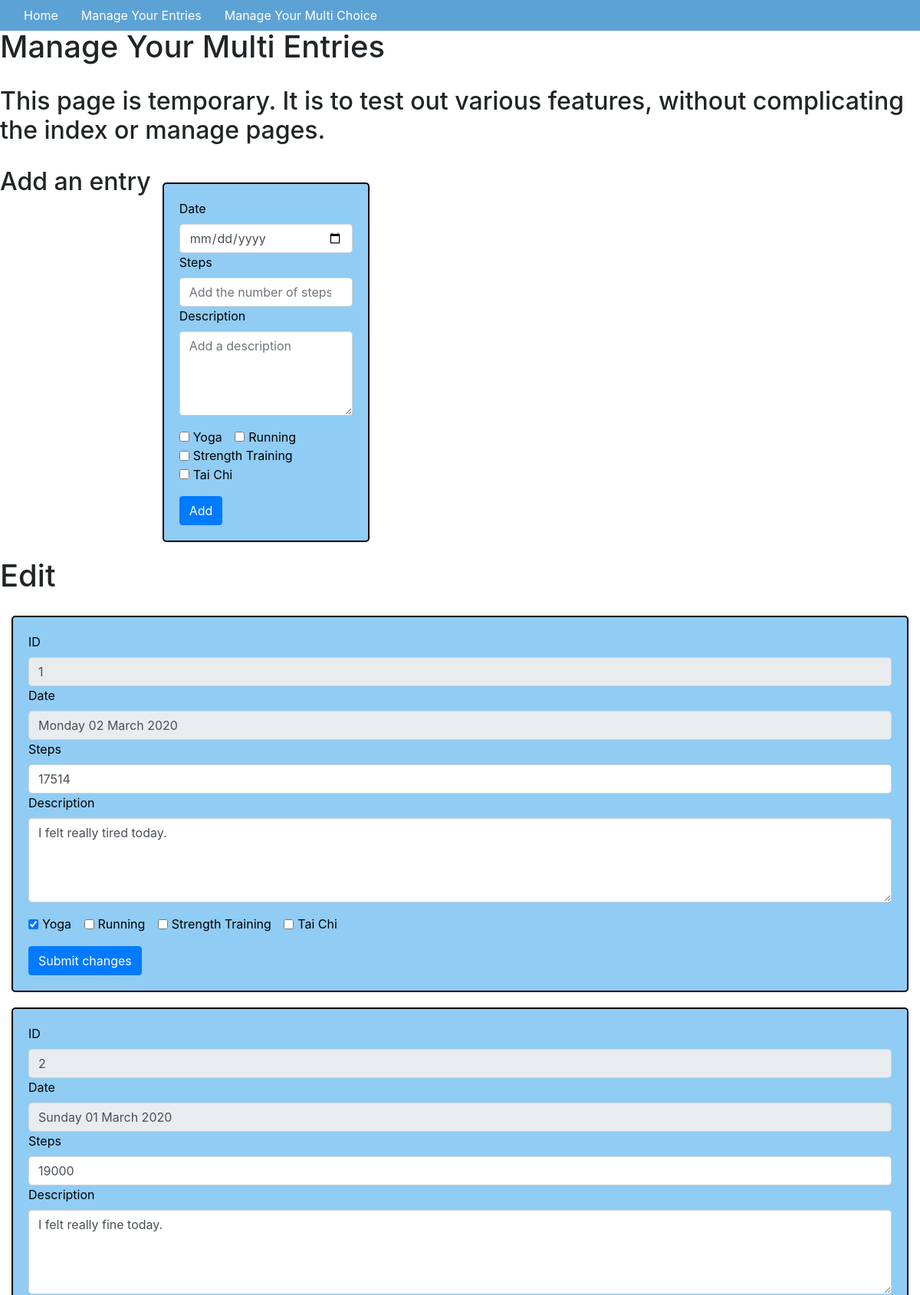
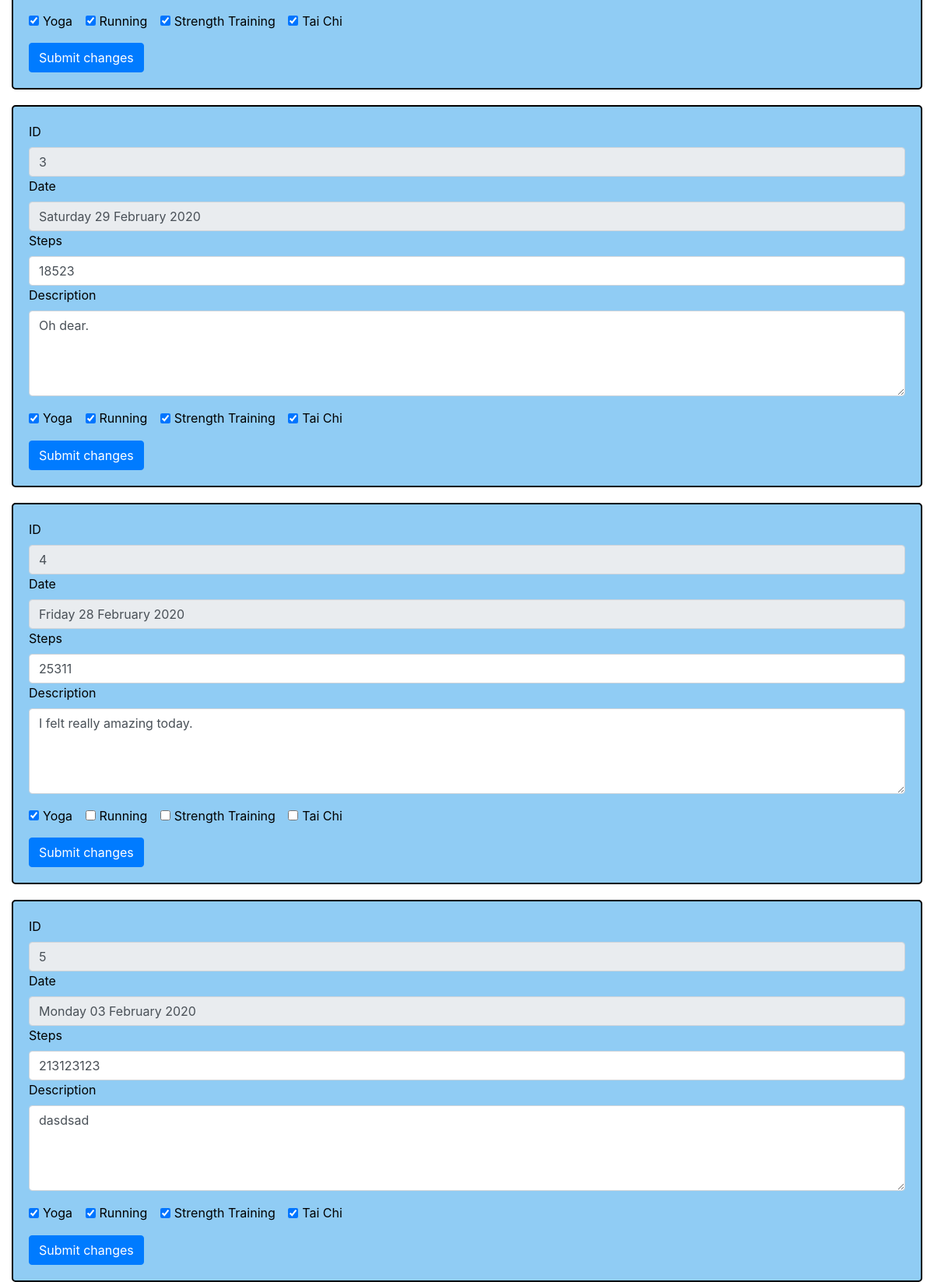
The app's page /multi with its own data (2 pictures, top to bottom).
### app/models.py (models this page shows, shortened)
class JournalEntry(db.Model):
    id = db.Column(db.Integer, primary_key=True)
    date = db.Column(db.Date, default=datetime.datetime.now(), unique=True, index=True)
    steps = db.Column(db.Integer)
    description = db.Column(db.Text())
    yoga = db.Column(db.Boolean, default=False)
    running = db.Column(db.Boolean, default=False)
    strength_training = db.Column(db.Boolean, default=False)
    tai_chi = db.Column(db.Boolean, default=False)
    user_id = db.Column(db.Integer, db.ForeignKey('user.id'))
    def show_pretty_date(self):
        entry_date = self.date.strftime("%A %d %B %Y")
        return entry_date

### app/routes.py (the view)
@app.route('/multi')
def multi_entries():
    entries = JournalEntry.query.all()
    return render_template('multi.html', title="Manage Your Multi Entries", entries=entries)

### app/templates/multi.html (shortened to what this page needs)
{% extends "base.html" %} {% block content %}
<div class='container-fluid'>
    <div class="row">
        <h1>{{title}}</h1>
    </div>
    <div class="row">
        <h2>This page is temporary. It is to test out various features, without complicating the index or manage pages.
        </h2>
    </div>
    <div class="row">
        <h2>Add an entry</h2>
        <div class="col-sm-3 add-form">
            <form action="/multi" method="POST">
                <div class="form-group">
                    <label for="date">Date</label>
                    <input type="date" class="form-control" name="date" id="date">
                    <label for="steps">Steps</label>
                    <input type="number" class="form-control" name="steps" id="steps" placeholder="Add the number of steps">
                    <label for="description">Description</label>
                    <textarea class="form-control" name="description" id="description" rows=4 placeholder="Add a description" required></textarea>
                </div>
                <div class="form-group">
                    <div class="form-check form-check-inline">
                        <input class="form-check-input" type="checkbox" name="yoga" id="yoga" value="yoga">
                        <label class="form-check-label" for="yoga">Yoga</label>
                    </div>
                    <div class="form-check form-check-inline">
                        <input class="form-check-input" type="checkbox" name="running" id="running" value="running">
                        <label class="form-check-label" for="running">Running</label>
                    </div>
                    <div class="form-check form-check-inline">
                        <input class="form-check-input" type="checkbox" name="strength_training" id="strength_training" value="strength_training">
                        <label class="form-check-label" for="strength_training">Strength Training</label>
                    </div>
                    <div class="form-check form-check-inline">
                        <input class="form-check-input" type="checkbox" name="tai_chi" id="tai_chi" value="tai_chi">
                        <label class="form-check-label" for="tai_chi">Tai Chi</label>
                    </div>
                </div>
                <button type="submit" class="btn btn-primary" value="Add">Add</button>
            </form>
        </div>
    </div>
    <div class="row">
        <h1>Edit</h1>
    </div>
    {% for entry in entries %}
    <form method="POST" action="/multi/{{entry.id}}/edit">
        <div class="form-group">
            <label for="id">ID</label>
            <input class="form-control" type="text" value="{{entry.id}}" name="entry_id" readonly>
            <label for="date">Date</label>
            <input class="form-control" type="text" value="{{entry.show_pretty_date()}}" name="entry_date" readonly>
            <label for="steps">Steps</label>
            <input class="form-control" value="{{entry.steps}}" name="new_steps" placeholder={{entry.steps}}>
            <label for="description">Description</label>
            <textarea class="form-control" value="{{entry.description}}" name="new_description" rows="4">{{entry.description}}</textarea>
        </div>
        <div class="form-group">
            <div class="form-check form-check-inline">
                <input class="form-check-input" type="checkbox" name="yoga" id="yoga" value="{{entry.yoga}}" {% if entry.yoga %} checked {% endif %}>
                <label class="form-check-label" for="yoga">Yoga</label>
            </div>
            <div class="form-check form-check-inline">
                <input class="form-check-input" type="checkbox" name="running" id="running" value="{{entry.running}}" {% if entry.running %} checked {% endif %}>
                <label class="form-check-label" for="running">Running</label>
            </div>
            <div class="form-check form-check-inline">
                <input class="form-check-input" type="checkbox" name="strength_training" id="strength_training" value="{{entry.strength_training}}" {% if entry.strength_training %} checked {% endif %}>
                <label class="form-check-label" for="strength_training">Strength Training</label>
            </div>
            <div class="form-check form-check-inline">
                <input class="form-check-input" type="checkbox" name="tai_chi" id="tai_chi" value="{{entry.tai_chi}}" {% if entry.tai_chi %} checked {% endif %}>
                <label class="form-check-label" for="tai_chi">Tai Chi</label>
            </div>
        </div>
        <button type="submit" class="btn btn-primary" value="Edit ">Submit changes</button>
    </form>
    {% endfor %}
</div>
{% endblock %}

### app/static/css/styles.css (style rules this page uses)
.row { margin: 20px; }
form { background-color: #90CCF4; padding: 20px; margin-top: 20px; border: solid black 2px; border-radius: 5px; }
input, textarea { padding: 10px }
label { color: black }

### records on screen
JournalEntry: entry_id "1", entry_date "Monday 02 March 2020", new_steps "17514", new_description "I felt really tired today.", yoga "☑"
JournalEntry: entry_id "2", entry_date "Sunday 01 March 2020", new_steps "19000", new_description "I felt really fine today.", yoga "☑", running "☑", strength_training "☑", tai_chi "☑"
JournalEntry: entry_id "3", entry_date "Saturday 29 February 2020", new_steps "18523", new_description "Oh dear.", yoga "☑", running "☑", strength_training "☑", tai_chi "☑"
JournalEntry: entry_id "4", entry_date "Friday 28 February 2020", new_steps "25311", new_description "I felt really amazing today.", yoga "☑"
JournalEntry: entry_id "5", entry_date "Monday 03 February 2020", new_steps "213123123", new_description "dasdsad", yoga "☑", running "☑", strength_training "☑", tai_chi "☑"

### other values on screen
{{ title }} "Manage Your Multi Entries"
